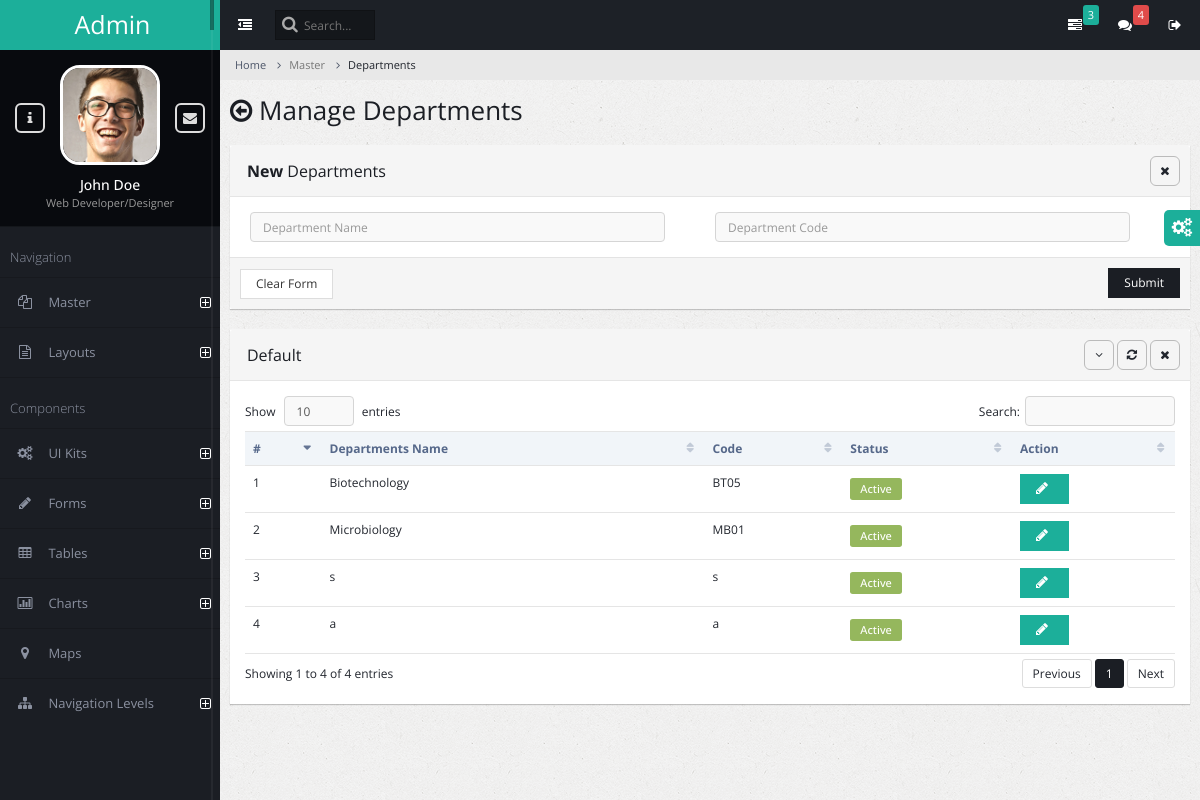
/departments/, run on an earlier commit of the app's database.
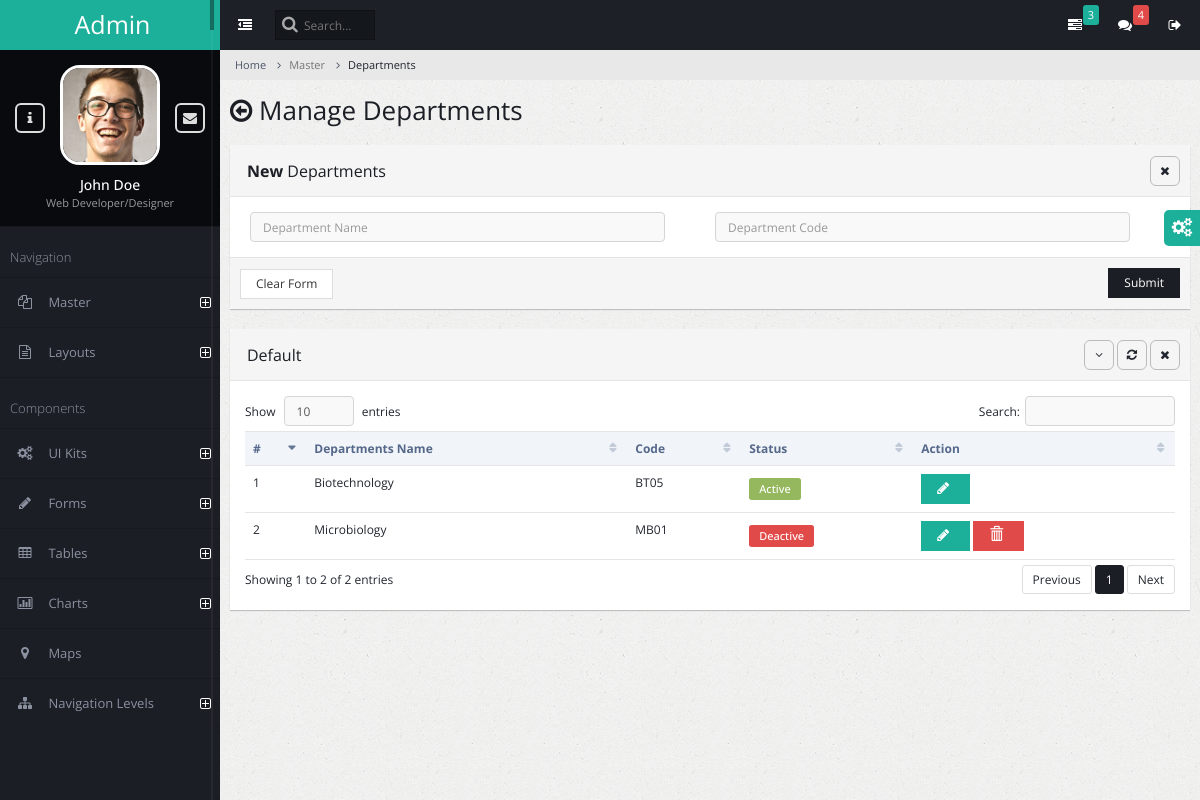
And on a later commit of the database.
### admin_master/models.py (models this page shows)
class AcademicDepartment(models.Model):
    department_name = models.CharField(max_length=100)
    department_code = models.CharField(max_length=10)
    is_active = models.BooleanField(default=True)

### admin_master/views.py (the view, shortened to what this page needs)
# urls.py: path('departments/', views.department_manage,name="department"),
def department_manage(request):
    success_message=None
    error_message = None
    academic_department = AcademicDepartment.objects.all()
    context = {
        'errormessage': error_message,
        'successmessage': success_message,
        'academic_department': academic_department,
    }
    return render(request, 'department_manage.html',context)

### admin_master/templates/department_manage.html (shortened to what the changed rows need)
{% extends 'admin_base.html' %}
{% block content %}
<div class="page-title">
    <h2><span class="fa fa-arrow-circle-o-left"></span> Manage Departments</h2>
</div>
<div class="page-content-wrap">
    <div class="row">
        <div class="col-md-12">
            <div class="panel panel-default">
                <div class="panel-heading">
                    <h3 class="panel-title">Default</h3>
                    <ul class="panel-controls">
                    </ul>
                </div>
                <div class="panel-body">
                    <table class="table datatable">
                        <thead>
                            <tr>
                                <th>#</th>
                                <th>Departments Name</th>
                                <th>Code</th>
                                <th>Status</th>
                                <th>Action</th>
                            </tr>
                        </thead>
                        <tbody>
                            {% for department in academic_department %}
                            <tr id="{{department.id}}">
                                <td>{{ forloop.counter }}</td>
                                <td>{{ department.department_name }}</td>
                                <td>{{ department.department_code }}</td>
                                <td>
                                    {% if department.is_active %}
                                    <span class="label label-success label-form">Active</span>
                                    {% else %}
                                    <span class="label label-danger label-form">Deactive</span>
                                    {% endif %}
                                </td>
                                <td>
                                    <button class="btn btn-info" onclick="edit_pop_department({{department.id}})">
                                        <span id ="spinner{{department.id}}" class="fa fa-pencil"></span>
                                    </button>
                                    {% if not department.is_active %}
                                    <a onclick="delete_department({{department.id}})">
                                        <button class="btn btn-danger">
                                            <span class="glyphicon glyphicon-trash"></span>
                                        </button>
                                    </a>
                                    {% endif %}
                                </td>
                            </tr>
                        {% endfor %}
                        </tbody>
                    </table>
                </div>
            </div>
        </div>
    </div>
</div>
{% endblock %}

What changed in the data, as far as the page shows it:
removed AcademicDepartment: department_name "s", department_code "s", is_active "Active"
removed AcademicDepartment: department_name "a", department_code "a", is_active "Active"
changed AcademicDepartment "Microbiology": is_active "Active" → "Deactive"
Also different on the page:
text written by a page script: "Show entries Search: Showing 1 to 4 of 4 entries Previous 1 Next" → "Show entries Search: Showing 1 to 2 of 2 entries Previous 1 Next"
